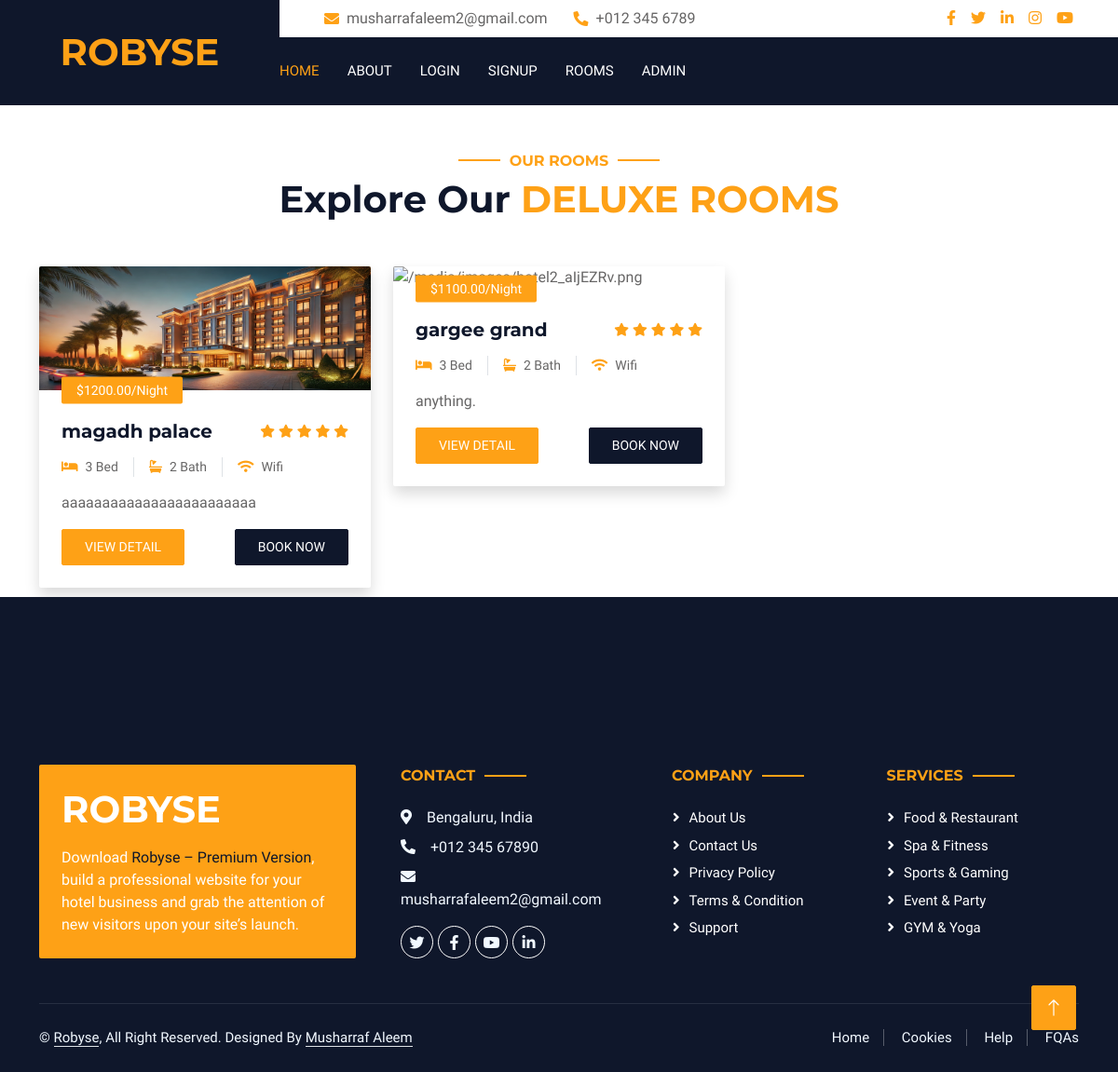
Page /category/1/ on the committed database.
### app/models.py (models this page shows, shortened)
class Category(models.Model):
    name = models.CharField(max_length=255, unique=True)
    description = models.CharField(max_length=200)

class Model1(models.Model):
    category= models.ForeignKey(Category, on_delete=models.CASCADE, related_name='model1_items')
    name = models.CharField(max_length=255)
    image = models.ImageField(upload_to='images/')
    description = models.TextField()
    price = models.DecimalField(max_digits=10, decimal_places=2)
    rating = models.FloatField()
    location = models.CharField(max_length=255)
    availability = models.BooleanField(default=True)

### app/views.py (the view)
# urls.py: path('category/<int:pk>/', category_detail, name='category_detail'),
def category_detail(request, pk):
    category = get_object_or_404(Category, pk=pk)
    instances = Model1.objects.filter(category=category)  # Filter instances by category
    return render(request, 'category_detail.html', {'category': category, 'instances': instances})

### templates/category_detail.html (shortened to what this page needs)
{% extends "base1.html" %}
{% load static %}
{% block content %}
<div class="container-xxl py-5">
    <div class="container">
        <div class="text-center wow fadeInUp" data-wow-delay="0.1s">
            <h6 class="section-title text-center text-primary text-uppercase">Our Rooms</h6>
            <h1 class="mb-5">Explore Our <span class="text-primary text-uppercase">{{category.name}} rooms</span></h1>
        </div>
        <div class="row g-4">
            {% for k in instances %}
            <div class="col-lg-4 col-md-6 wow fadeInUp" data-wow-delay="0.6s">
                <div class="room-item shadow rounded overflow-hidden">
                    <div class="position-relative">
                        <img class="img-fluid" src="{{ k.image.url }}" alt="{{ k.image.url }}">
                        <small
                            class="position-absolute start-0 top-100 translate-middle-y bg-primary text-white rounded py-1 px-3 ms-4">${{k.price}}/Night</small>
                    </div>
                    <div class="p-4 mt-2">
                        <div class="d-flex justify-content-between mb-3">
                            <h5 class="mb-0">{{k.name}}</h5>
                            <div class="ps-2">
                                <small class="fa fa-star text-primary"></small>
                                <small class="fa fa-star text-primary"></small>
                                <small class="fa fa-star text-primary"></small>
                                <small class="fa fa-star text-primary"></small>
                                <small class="fa fa-star text-primary"></small>
                            </div>
                        </div>
                        <div class="d-flex mb-3">
                            <small class="border-end me-3 pe-3"><i class="fa fa-bed text-primary me-2"></i>3 Bed</small>
                            <small class="border-end me-3 pe-3"><i class="fa fa-bath text-primary me-2"></i>2
                                Bath</small>
                            <small><i class="fa fa-wifi text-primary me-2"></i>Wifi</small>
                        </div>
                        <p class="text-body mb-3">{{k.description}}</p>
                        <div class="d-flex justify-content-between">
                            <a class="btn btn-sm btn-primary rounded py-2 px-4"
                                href="{% url 'instance_detail' k.pk %}">View Detail</a>
                            <a class="btn btn-sm btn-dark rounded py-2 px-4" href="{% url 'booking' k.pk %}">Book
                                Now</a>
                        </div>
                    </div>
                </div>
            </div>
            {% endfor %}
        </div>
    </div>
</div>
<br><br><br>
{% endblock content %}

### static/css/style.css (style rules this page uses)
:root { --primary: #FEA116; --light: #F1F8FF; --dark: #0F172B; }
.btn { font-weight: 500; text-transform: uppercase; transition: .5s; }
.btn.btn-primary, .btn.btn-secondary { color: #FFFFFF; }
.section-title { position: relative; display: inline-block; }
.section-title::before { position: absolute; content: ""; width: 45px; height: 2px; top: 50%; left: -55px; margin-top: -1px; background: var(--primary); }
.section-title::after { position: absolute; content: ""; width: 45px; height: 2px; top: 50%; right: -55px; margin-top: -1px; background: var(--primary); }

### rows in the picture
Category: name "DELUXE"
Model1: image (picture), price "1200.00", name "magadh palace", description "aaaaaaaaaaaaaaaaaaaaaaaa"
Model1: price "1100.00", name "gargee grand", description "anything."
